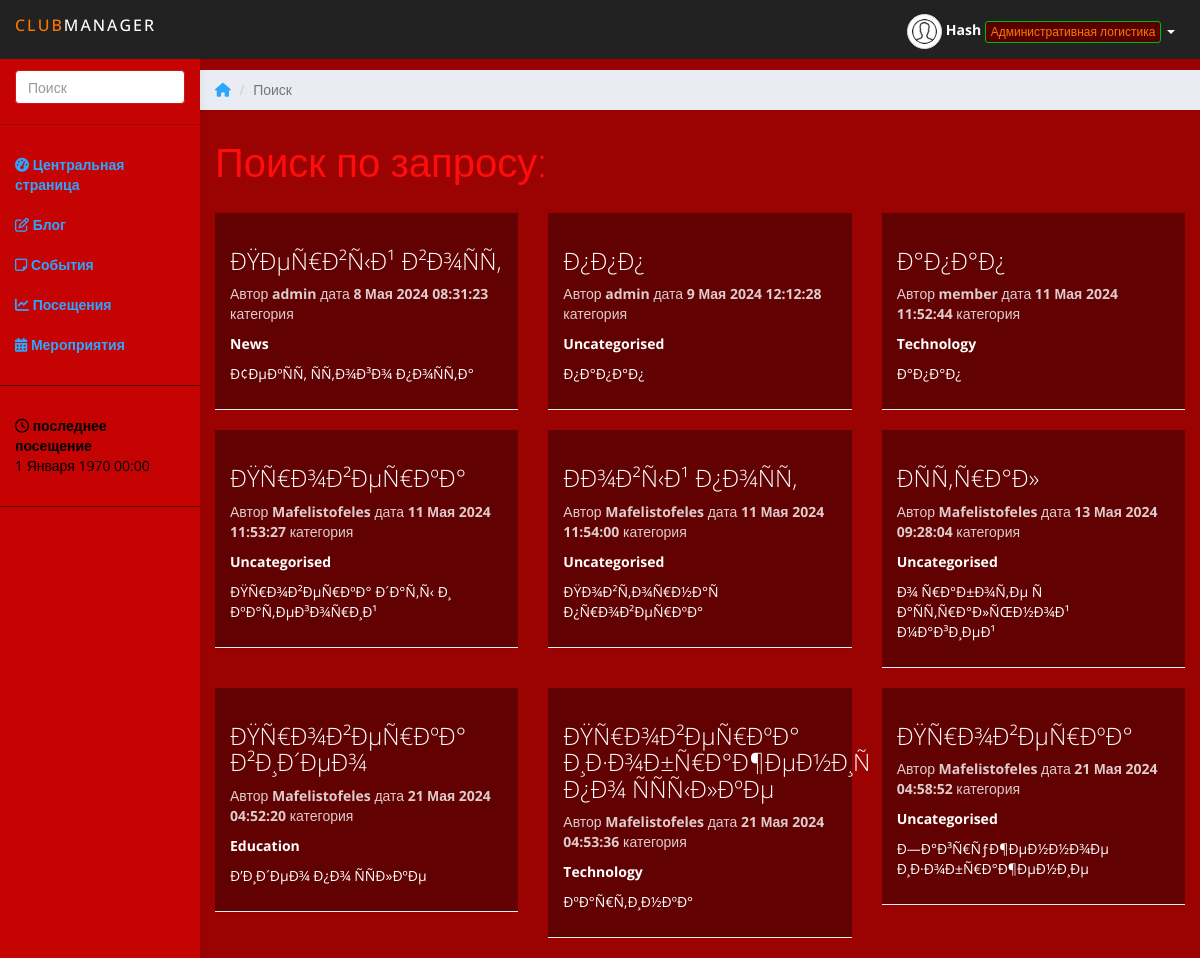
/Club/search.php (signed in), run on the app's committed database.
### tables this page shows
CREATE TABLE IF NOT EXISTS `userinfo` (
  `id` int(5) NOT NULL AUTO_INCREMENT,
  `name` varchar(50) NOT NULL,
  `email` varchar(70) NOT NULL,
  `username` varchar(25) NOT NULL,
  `password` text NOT NULL,
  `role` varchar(20) NOT NULL,
  `last_login` datetime DEFAULT NULL,
  `currunt_login` timestamp NULL DEFAULT CURRENT_TIMESTAMP ON UPDATE CURRENT_TIMESTAMP,
  `otp` varchar(10) DEFAULT NULL,
  `pic` text,
  PRIMARY KEY (`id`),
  UNIQUE KEY `username` (`username`),
  UNIQUE KEY `email` (`email`)
);

CREATE TABLE IF NOT EXISTS `blog_posts` (
  `id` int(11) NOT NULL AUTO_INCREMENT,
  `postTitle` varchar(200) NOT NULL,
  `description` text NOT NULL,
  `content` text NOT NULL,
  `post_date` timestamp NOT NULL DEFAULT CURRENT_TIMESTAMP ON UPDATE CURRENT_TIMESTAMP,
  `auther` varchar(25) NOT NULL,
  `catinfo` varchar(70) DEFAULT NULL,
  PRIMARY KEY (`id`)
);

### Club/search.php (the view, shortened to what this page needs)
<?php
	require_once('funs.php');
	$session_name = $_SESSION['username'];
	$row = get_member_data($session_name);
	$id = $row['id'];
	$name = $row['name'];
	$role = $row['role'];
	$pic = $row['pic'];
	$last_login = $row['last_login'];
	$timestamp = strtotime($last_login);
	$day = date('j', $timestamp);
	$month = date('n', $timestamp);
	$year = date('Y', $timestamp);
	$time = date('H:i', $timestamp);
	$months = [
		1 => 'Января',
		2 => 'Февраля',
		3 => 'Марта',
		4 => 'Апреля',
		5 => 'Мая',
		6 => 'Июня',
		7 => 'Июля',
		8 => 'Августа',
		9 => 'Сентября',
		10 => 'Октября',
		11 => 'Ноября',
		12 => 'Декабря',
	];
	$last_login = $day . ' ' . $months[$month] . ' ' . $year . ' ' . $time;
	$total_members = get_all_status();
	$core_members = get_vip_status();
	$total_sessions = total_sessions();
	$completed_sessions = completed_sessions();
	starter($id,$name,$role,$pic,$last_login,$total_members,$core_members,$total_sessions,$completed_sessions);
	$key = $_POST['term'];
	$query = "SELECT * FROM blog_posts WHERE postTitle LIKE '%".$key."%' OR description LIKE '%".$key."%' OR content  LIKE '%".$key."%'";
	$result = mysqli_query($con,$query);
?>
	<div class="row">
			<ol class="breadcrumb">
				<li><a href="home.php"><i class="fa fa-home" aria-hidden="true"></i></a></li>
				<li class="active">Поиск</li>
			</ol>
		</div>
		<div class="row">
			<div class="col-lg-12">
				<h1 class="page-header">Поиск по запросу: <u><?php echo $key; ?></u></h1>
			</div>
		</div>
		<div class="row">
		<?php
		if(mysqli_num_rows($result) > 0)
		{
			$select = 1;
			while($row = mysqli_fetch_assoc($result))
			{
				if($select%2 == 1)
			{
				$css = 'panel-teal';
			}
			else
			{
				$css = 'panel-orange';
			}
			?>
			<div class="col-lg-4">
				<div class="panel <?php echo $css; ?>">
				<div class="panel-body">
				<a href="viewpost.php?id=<?php echo $row['id']; ?>&title=<?php echo $row['postTitle']; ?>" style="color: #fff;">
				<h3 style="color: #fff;"><?php echo $row['postTitle']; ?></h3>
				<a href="viewpost.php?id=<?php echo $row['id']; ?>&title=<?php echo $row['postTitle']; ?>" style="color: #fff;">
				<p>Автор <b><?php echo $row['auther']; ?></b> дата <b><?php echo date('j', strtotime($row['post_date'])); ?>
				<?php echo $months[(int)date('n', strtotime($row['post_date']))]; ?> <?php echo date('Y H:i:s', strtotime($row['post_date'])); ?></b> категория</p>
				<b><a style="color: #fff;" href="viewbycat.php?cat=<?php echo $row['catinfo']; ?>"><?php echo $row['catinfo']; ?></a></b></p>
			    <p><a style="color: #fff;" href="viewbycat.php?cat=<?php echo $row['catinfo']; ?>"><?php echo $row['description']; ?></a></p>
			    </a>
			    </a>
			    </div>
			    </div>
			</div>
			    <?php
			    $select++;
			}
		}
?>
	</div>
<?php
	at_bottom();

### Club/funs.php (shortened to what this page needs)
<?php
global $con;
function get_member_data($session_name)
{
	global $con;
	$query = "SELECT * FROM userinfo WHERE username='$session_name'";
	$result = mysqli_query($con,$query);
	$rows = mysqli_affected_rows($con);
	if($rows == 1)
	{
		$row = mysqli_fetch_assoc($result);
	}
	else
		echo 'ошибка при извлечении данных';
	return $row;
}
	?>
	<?php
function starter($id,$name,$role,$pic,$last_login,$total_members,$core_members,$total_sessions,$completed_sessions)
{
	?>
<!DOCTYPE html>
<html>
<head>
<link href="css/pace-theme-corner-indicator.css" rel="stylesheet">
<link href="https://maxcdn.bootstrapcdn.com/bootstrap/3.3.7/css/bootstrap.min.css" rel="stylesheet">
<link href="css/styles.css" rel="stylesheet">
</head>
<body>
	<nav class="navbar navbar-inverse navbar-fixed-top" role="navigation">
		<div class="container-fluid">
			<div class="navbar-header">
				<b><a class="navbar-brand" href="home.php"><span>Club</span>Manager</a></b>
				<ul class="user-menu">
					<li class="dropdown pull-right">
					<a class="dropdown-toggle" data-toggle="dropdown">
    <img src="<?php echo $pic; ?>" class="img-responsive img-circle img-thumbnail" height="35px" width="35px">
    <b id="mobhide"><?php echo $name; ?></b>
    <div class="btn btn-xs btn-info" style="color:#ff7700; background-color: #570000; border-color: #00bb0a;" id="mobhide">
        <?php
            switch ($role) {
                case 'Admin Logistics':
                    echo 'Административная логистика';
                    break;
            }
        ?>
    </div>
    <span class="caret"></span>
</a>
					</li>
				</ul>
			</div>
		</div>
	</nav><br>
		<div id="sidebar-collapse" class="col-sm-3 col-lg-2 sidebar">
		<form role="search" action="search.php" method="post">
			<div class="form-group">
				<input type="text" name="term" class="form-control" placeholder="Поиск" required>
			</div>
		</form>
		<ul class="nav menu">
			<li><a href="home.php"><i class="fa fa-tachometer" aria-hidden="true"></i>
 <b>Центральная страница</b></a></li>
			<li><a href="blog-home.php"><i class="fa fa-pencil-square-o" aria-hidden="true"></i> <b>Блог</b></a></li>
			<li><a href="notice.php"><i class="fa fa-sticky-note-o" aria-hidden="true"></i> <b>События</b></a></li>
			<li><a href="attendance.php"><i class="fa fa-line-chart" aria-hidden="true"></i> <b>Посещения</b></a></li>
			<li><a href="schedule.php"><i class="fa fa-calendar" aria-hidden="true"></i> <b>Мероприятия</b></a></li>
			<li role="presentation" class="divider"></li>
			<li><a style="color: #000;"><i class="fa fa-clock-o" aria-hidden="true"></i> <b>последнее посещение</b><br><?php echo $last_login; ?></a></li>
			<li role="presentation" class="divider"></li>
		</ul>
	</div>
	<div class="col-sm-9 col-sm-offset-3 col-lg-10 col-lg-offset-2 main">
	<?php
	return false;
}
function at_bottom()
{
	?>
	</div>
<link rel="stylesheet" type="text/css" href="css/DateTimePicker.min.css" />
<link href="http://cdnjs.cloudflare.com/ajax/libs/summernote/0.8.2/summernote.css" rel="stylesheet">
</body>
</html>
	<?php
	return false;
}
	?>

### Club/css/styles.css (style rules this page uses)
* { font-family: 'Open Sans', sans-serif; }
body { background: #9b0202; padding-top: 50px; color: #5f6468; }
p { color: #777; }
a, a:hover, a:focus { color: #30a5ff; }
h1, h2, h3, h4, h5, h6 { color: #ff0d0d; }
h1 { font-weight: 300; font-size: 40px; }
h3, h4 { font-weight: 300; }
.form-control { border: 1px solid #c91818; box-shadow: none; }
.navbar-header .navbar-brand { color: #ff0000; font-size: 16px; text-transform: uppercase; font-weight: 500; letter-spacing: 2px; }
.navbar-header .navbar-brand span { color: #ff7700; }
.panel { border: 0; }
.panel-teal { background: #1ebfae; color: #fff; }
.panel-orange { background: #ffb53e; color: #fff; }
.panel-blue .panel-body p, .panel-teal .panel-body p, .panel-orange .panel-body p, .panel-red .panel-body p { color: #fff; color: rgba(255, 255, 255, .8); }
.panel-body { background: #610101; border-bottom: 1px solid #eee; color: #5f6468; }
.navbar { border: 0; }
.user-menu { display: inline-block; margin-top: 14px; margin-right: 10px; float: right; list-style: none; padding: 0; }
.user-menu a { color: #fff; }
.sidebar { display: block; background-color: #570000; padding: 0; display: none; }
.sidebar form { padding: 20px 15px 5px 15px; border-bottom: 1px solid #ab0101; margin-bottom: 20px; }
@media (min-width: 768px) { .sidebar { display: block; position: fixed; top: 50px; bottom: 0; left: 0; z-index: 1000; display: block; margin: 0; padding: 0; overflow-x: hidden; overflow-y: auto; background-color: #c60303; box-shadow: 1px 0px 10px rgba(0, 0, 0, .05); } }
@media (min-width: 768px) { .navbar-header { width: 100%; } }
.sidebar ul.nav li.divider { border-bottom: 1px solid #570000; margin: 20px 0; }
.breadcrumb { border-radius: 0; padding: 10px 15px; background: #e9ecf2; box-shadow: 0 1px 1px rgba(0, 0, 0, .05); margin: 0 ; }
h1.page-header { margin-top: 30px; border-bottom: 0; }

### data on the page
userinfo: pic (placeholder picture), name "Hash"
blog_posts: postTitle "ÐŸÐµÑ€Ð²Ñ‹Ð¹ Ð²Ð¾ÑÑ‚", auther "admin", post_date "8", post_date "Мая", post_date "2024 08:31:23", catinfo "News", description "Ð¢ÐµÐºÑÑ‚ ÑÑ‚Ð¾Ð³Ð¾ Ð¿Ð¾ÑÑ‚Ð°"
blog_posts: postTitle "Ð¿Ð¿Ð¿", auther "admin", post_date "9", post_date "Мая", post_date "2024 12:12:28", catinfo "Uncategorised", description "Ð¿Ð°Ð¿Ð°Ð¿"
blog_posts: postTitle "Ð°Ð¿Ð°Ð¿", auther "member", post_date "11", post_date "Мая", post_date "2024 11:52:44", catinfo "Technology", description "Ð°Ð¿Ð°Ð¿"
blog_posts: postTitle "ÐŸÑ€Ð¾Ð²ÐµÑ€ÐºÐ°", auther "Mafelistofeles", post_date "11", post_date "Мая", post_date "2024 11:53:27", catinfo "Uncategorised", description "ÐŸÑ€Ð¾Ð²ÐµÑ€ÐºÐ° Ð´Ð°Ñ‚Ñ‹ Ð¸ ÐºÐ°Ñ‚ÐµÐ³Ð¾Ñ€Ð¸Ð¹"
blog_posts: postTitle "ÐÐ¾Ð²Ñ‹Ð¹ Ð¿Ð¾ÑÑ‚", auther "Mafelistofeles", post_date "11", post_date "Мая", post_date "2024 11:54:00", catinfo "Uncategorised", description "ÐŸÐ¾Ð²Ñ‚Ð¾Ñ€Ð½Ð°Ñ Ð¿Ñ€Ð¾Ð²ÐµÑ€ÐºÐ°"
blog_posts: postTitle "ÐÑÑ‚Ñ€Ð°Ð»", auther "Mafelistofeles", post_date "13", post_date "Мая", post_date "2024 09:28:04", catinfo "Uncategorised", description "Ð¾ Ñ€Ð°Ð±Ð¾Ñ‚Ðµ Ñ Ð°ÑÑ‚Ñ€Ð°Ð»ÑŒÐ½Ð¾Ð¹ Ð¼Ð°Ð³Ð¸ÐµÐ¹"
blog_posts: postTitle "ÐŸÑ€Ð¾Ð²ÐµÑ€ÐºÐ° Ð²Ð¸Ð´ÐµÐ¾", auther "Mafelistofeles", post_date "21", post_date "Мая", post_date "2024 04:52:20", catinfo "Education", description "Ð’Ð¸Ð´ÐµÐ¾ Ð¿Ð¾ ÑÑÐ»ÐºÐµ"
blog_posts: postTitle "ÐŸÑ€Ð¾Ð²ÐµÑ€ÐºÐ° Ð¸Ð·Ð¾Ð±Ñ€Ð°Ð¶ÐµÐ½Ð¸Ñ Ð¿Ð¾ ÑÑÑ‹Ð»ÐºÐµ", auther "Mafelistofeles", post_date "21", post_date "Мая", post_date "2024 04:53:36", catinfo "Technology", description "ÐºÐ°Ñ€Ñ‚Ð¸Ð½ÐºÐ°"
blog_posts: postTitle "ÐŸÑ€Ð¾Ð²ÐµÑ€ÐºÐ°", auther "Mafelistofeles", post_date "21", post_date "Мая", post_date "2024 04:58:52", catinfo "Uncategorised", description "Ð—Ð°Ð³Ñ€ÑƒÐ¶ÐµÐ½Ð½Ð¾Ðµ Ð¸Ð·Ð¾Ð±Ñ€Ð°Ð¶ÐµÐ½Ð¸Ðµ"

### other printed values
$last_login "1 Января 1970 00:00"
